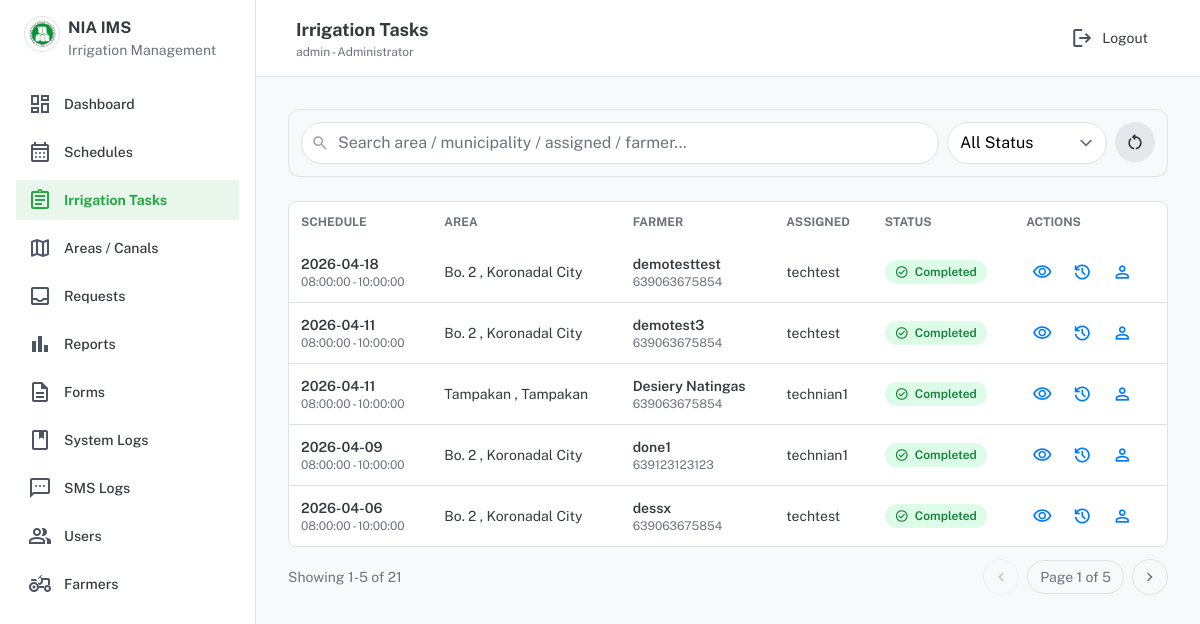
Page /public/index.php?page=tasks (signed in) on the committed database.
### tables this page shows
CREATE TABLE `tasks` (
  `task_id` int(11) NOT NULL,
  `schedule_id` int(11) NOT NULL,
  `assigned_user_id` int(11) DEFAULT NULL,
  `status` enum('Due','In Progress','Completed','Missed') NOT NULL DEFAULT 'Due',
  `started_at` datetime DEFAULT NULL,
  `ended_at` datetime DEFAULT NULL,
  `remarks` varchar(255) DEFAULT NULL,
  `issues` text DEFAULT NULL,
  `created_at` timestamp NOT NULL DEFAULT current_timestamp(),
  `updated_at` timestamp NOT NULL DEFAULT current_timestamp() ON UPDATE current_timestamp()
);

CREATE TABLE `irrigation_schedules` (
  `schedule_id` int(11) NOT NULL,
  `service_area_id` int(11) DEFAULT NULL,
  `schedule_date` date DEFAULT NULL,
  `start_time` time DEFAULT NULL,
  `end_time` time DEFAULT NULL,
  `created_by` int(11) DEFAULT NULL,
  `status` enum('Active','Completed','Cancelled') DEFAULT 'Active',
  `schedule_source` enum('Manual','Auto') NOT NULL DEFAULT 'Manual',
  `created_at` timestamp NOT NULL DEFAULT current_timestamp(),
  `request_id` int(11) DEFAULT NULL
);

CREATE TABLE `service_areas` (
  `service_area_id` int(11) NOT NULL,
  `area_name` varchar(150) NOT NULL,
  `municipality` varchar(100) DEFAULT NULL,
  `province` varchar(100) DEFAULT NULL,
  `total_area_ha` decimal(10,2) DEFAULT NULL,
  `created_at` timestamp NOT NULL DEFAULT current_timestamp(),
  `latitude` decimal(10,7) DEFAULT NULL,
  `longitude` decimal(10,7) DEFAULT NULL
);

CREATE TABLE `farmers` (
  `farmer_id` int(11) NOT NULL,
  `farmer_name` varchar(150) NOT NULL,
  `association_name` varchar(150) DEFAULT NULL,
  `address` varchar(200) DEFAULT NULL,
  `phone` varchar(30) DEFAULT NULL,
  `service_area_id` int(11) DEFAULT NULL,
  `created_at` timestamp NOT NULL DEFAULT current_timestamp(),
  `user_id` int(11) DEFAULT NULL,
  `is_president` tinyint(4) NOT NULL DEFAULT 0,
  `created_by` int(11) DEFAULT NULL,
  `onboarded_via` enum('Website','Field Operator','Admin') NOT NULL DEFAULT 'Admin',
  `onboarded_at` datetime DEFAULT NULL
);

CREATE TABLE `users` (
  `user_id` int(11) NOT NULL,
  `fullname` varchar(150) DEFAULT NULL,
  `username` varchar(80) DEFAULT NULL,
  `password` varchar(255) DEFAULT NULL,
  `password_change_required` tinyint(4) NOT NULL DEFAULT 0,
  `role` enum('Administrator','Operations Staff','Irrigation Technician','IMO','Monitoring','Farmer','SWRFT','WRFO Gatekeeper','WRFO Scheduler') NOT NULL,
  `phone` varchar(30) DEFAULT NULL,
  `email` varchar(120) DEFAULT NULL,
  `is_active` tinyint(4) DEFAULT 1,
  `created_at` timestamp NOT NULL DEFAULT current_timestamp()
);

### tasks/index.php (the view, shortened to what the rows shown need)
<?php
require_once __DIR__ . '/../includes/helpers.php';
require_once __DIR__ . '/../includes/sms.php';
$where = [];
$params = [];
$types = "";
$whereSql = $where ? ("WHERE " . implode(" AND ", $where)) : "";
$perPage = 5;
$pageNum = max(1, (int)($_GET['p'] ?? 1));
$offset = ($pageNum - 1) * $perPage;
$sql = "
  SELECT t.task_id, t.status, t.started_at, t.ended_at,
         s.schedule_date, s.start_time, s.end_time, s.request_id,
         sa.area_name, sa.municipality,
         u.username AS assigned_username,
         t.assigned_user_id,
         f.farmer_id, f.farmer_name, f.phone AS farmer_phone,
         f.association_name, CONCAT_WS(', ', sa.municipality, sa.province) AS association_location, f.address AS farmer_address,
         fl.lot_code AS farmer_lot_code, fl.location_desc AS farmer_lot_location
  FROM tasks t
  JOIN irrigation_schedules s ON s.schedule_id = t.schedule_id
  LEFT JOIN service_areas sa ON sa.service_area_id = s.service_area_id
  LEFT JOIN users u ON u.user_id = t.assigned_user_id
  LEFT JOIN farmer_requests r ON r.request_id = s.request_id
  LEFT JOIN farmers f ON f.farmer_id = r.farmer_id
  LEFT JOIN (
    SELECT fl1.farmer_id, fl1.lot_code, fl1.location_desc
    FROM farmer_lots fl1
    INNER JOIN (
      SELECT farmer_id, MAX(lot_id) AS max_lot_id
      FROM farmer_lots
      GROUP BY farmer_id
    ) latest ON latest.max_lot_id = fl1.lot_id
  ) fl ON fl.farmer_id = f.farmer_id
  {$whereSql}
  ORDER BY s.schedule_date DESC, s.start_time DESC
  LIMIT ? OFFSET ?
";
$stmt = $conn->prepare($sql);
$rowTypes = $types . "ii";
$rowParams = $params;
$rowParams[] = $perPage;
$rowParams[] = $offset;
$stmt->bind_param($rowTypes, ...$rowParams);
$stmt->execute();
$rows = $stmt->get_result()->fetch_all(MYSQLI_ASSOC);
include __DIR__ . '/../includes/head.php';
?>
<div class="flex min-h-screen w-full">
  <?php include __DIR__ . '/../includes/sidebar.php'; ?>
  <div class="flex-1 flex flex-col">
    <?php include __DIR__ . '/../includes/topbar.php'; ?>
    <main class="p-6 lg:p-8 flex-1">
      <div id="tasksResults">
      <?php
        $statusUiMap = [
          'Due' => [
            'class' => 'bg-amber-100 text-amber-800 dark:bg-amber-900/40 dark:text-amber-200',
            'icon' => 'schedule'
          ],
          'In Progress' => [
            'class' => 'bg-blue-100 text-blue-700 dark:bg-blue-900/40 dark:text-blue-200',
            'icon' => 'autorenew'
          ],
          'Completed' => [
            'class' => 'bg-green-100 text-green-700 dark:bg-green-900/40 dark:text-green-200',
            'icon' => 'check_circle'
          ],
          'Missed' => [
            'class' => 'bg-red-100 text-red-700 dark:bg-red-900/40 dark:text-red-200',
            'icon' => 'cancel'
          ],
        ];
      ?>
      <div class="mt-6 hidden md:block bg-card-light dark:bg-card-dark border border-border-light dark:border-border-dark rounded-lg overflow-hidden">
        <div class="overflow-x-auto">
          <table class="w-full text-left">
            <thead>
              <tr class="text-xs text-gray-500 dark:text-gray-400 uppercase">
                <th class="p-3">Schedule</th>
                <th class="p-3">Area</th>
                <th class="p-3">Farmer</th>
                <th class="p-3">Assigned</th>
                <th class="p-3">Status</th>
                <th class="p-3">Actions</th>
              </tr>
            </thead>
            <tbody class="divide-y divide-border-light dark:divide-border-dark">
              <?php foreach ($rows as $r): ?>
                <?php
                  $statusLabel = (string)($r['status'] ?? '');
                  $statusUi = $statusUiMap[$statusLabel] ?? [
                    'class' => 'bg-gray-100 text-gray-700 dark:bg-gray-800 dark:text-gray-200',
                    'icon' => 'help'
                  ];
                ?>
                <tr class="text-sm text-text-light dark:text-text-dark">
                  <td class="p-3">
                    <div class="font-semibold"><?= h($r['schedule_date']) ?></div>
                    <div class="text-xs text-gray-500 dark:text-gray-400">
                      <?= h($r['start_time']) ?> - <?= h($r['end_time']) ?>
                    </div>
                  </td>
                  <td class="p-3">
                    <?= h($r['area_name']) ?>
                    <?= $r['municipality'] ? ", " . h($r['municipality']) : "" ?>
                  </td>
                  <td class="p-3">
                    <div class="font-semibold"><?= h($r['farmer_name'] ?: '-') ?></div>
                    <div class="text-xs text-gray-500 dark:text-gray-400"><?= h($r['farmer_phone'] ?: '-') ?></div>
                  </td>
                  <td class="p-3"><?= h($r['assigned_username'] ?? '-') ?></td>
                  <td class="p-3">
                    <span class="inline-flex items-center gap-1.5 px-2.5 py-1 text-xs font-semibold rounded-full <?= $statusUi['class'] ?>">
                      <span class="material-symbols-outlined text-[14px] leading-none"><?= h($statusUi['icon']) ?></span>
                      <span><?= h($statusLabel) ?></span>
                    </span>
                  </td>
                  <td class="p-3">
                    <div class="flex flex-wrap items-center gap-2">
                      <a
                        class="p-1.5 rounded-DEFAULT hover:bg-gray-100 dark:hover:bg-gray-800 text-secondary inline-flex items-center justify-center"
                        href="<?= base_path('tasks/view.php?id='.(int)$r['task_id']) ?>"
                        title="View"
                        aria-label="View task"
                      >
                        <span class="material-symbols-outlined text-[20px] leading-none">visibility</span>
                      </a>
                      <a
                        class="p-1.5 rounded-DEFAULT hover:bg-gray-100 dark:hover:bg-gray-800 text-secondary inline-flex items-center justify-center"
                        href="<?= base_path('tasks/log.php?id='.(int)$r['task_id']) ?>"
                        title="Log"
                        aria-label="Task log"
                      >
                        <span class="material-symbols-outlined text-[20px] leading-none">history</span>
                      </a>
                      <?php if (!empty($r['farmer_id'])): ?>
                        <button
                          type="button"
                          class="p-1.5 rounded-DEFAULT hover:bg-gray-100 dark:hover:bg-gray-800 text-secondary inline-flex items-center justify-center js-open-farmer-details"
                          title="Farmer details"
                          aria-label="Farmer details"
                          data-farmer-name="<?= h((string)($r['farmer_name'] ?? '-')) ?>"
                          data-farmer-phone="<?= h((string)($r['farmer_phone'] ?? '-')) ?>"
                          data-farmer-association="<?= h((string)($r['association_name'] ?? '-')) ?>"
                          data-farmer-association-location="<?= h((string)($r['association_location'] ?? '-')) ?>"
                          data-farmer-address="<?= h((string)($r['farmer_address'] ?? '-')) ?>"
                          data-farmer-lot-code="<?= h((string)($r['farmer_lot_code'] ?? '-')) ?>"
                          data-farmer-lot-location="<?= h((string)($r['farmer_lot_location'] ?? '-')) ?>"
                          data-request-id="<?= (int)($r['request_id'] ?? 0) ?>"
                        >
                          <span class="material-symbols-outlined text-[20px] leading-none">person</span>
                        </button>
                      <?php endif; ?>
                    </div>
                  </td>
                </tr>
              <?php endforeach; ?>
            </tbody>
          </table>
        </div>
      </div>
      </div>
    </main>
  </div>
</div>
<?php include __DIR__ . '/../includes/footer.php'; ?>

### rows in the picture
tasks: schedule.schedule_date "2026-04-18", schedule.start_time "08:00:00", schedule.end_time "10:00:00", service_areas.area_name "Bo. 2", service_areas.municipality "Koronadal City", farmers.farmer_name "demotesttest", farmers.phone "639063675854", assigned_user.username "techtest", status "Completed"
tasks: schedule.schedule_date "2026-04-11", schedule.start_time "08:00:00", schedule.end_time "10:00:00", service_areas.area_name "Bo. 2", service_areas.municipality "Koronadal City", farmers.farmer_name "demotest3", farmers.phone "639063675854", assigned_user.username "techtest", status "Completed"
tasks: schedule.schedule_date "2026-04-11", schedule.start_time "08:00:00", schedule.end_time "10:00:00", service_areas.area_name "Tampakan", service_areas.municipality "Tampakan", farmers.farmer_name "Desiery Natingas", farmers.phone "639063675854", assigned_user.username "technian1", status "Completed"
tasks: schedule.schedule_date "2026-04-09", schedule.start_time "08:00:00", schedule.end_time "10:00:00", service_areas.area_name "Bo. 2", service_areas.municipality "Koronadal City", farmers.farmer_name "done1", farmers.phone "639123123123", assigned_user.username "technian1", status "Completed"
tasks: schedule.schedule_date "2026-04-06", schedule.start_time "08:00:00", schedule.end_time "10:00:00", service_areas.area_name "Bo. 2", service_areas.municipality "Koronadal City", farmers.farmer_name "dessx", farmers.phone "639063675854", assigned_user.username "techtest", status "Completed"

### other values in the picture
$label "Dashboard Schedules Irrigation Tasks Areas / Canals Requests Reports Forms System Logs SMS Logs Users Farmers"
$topTitle "Irrigation Tasks"
$userName "admin"
$userRole "Administrator"
$showFrom "1"
$showTo "5"
$total "21"
$pageNum "1"
$totalPages "5"
